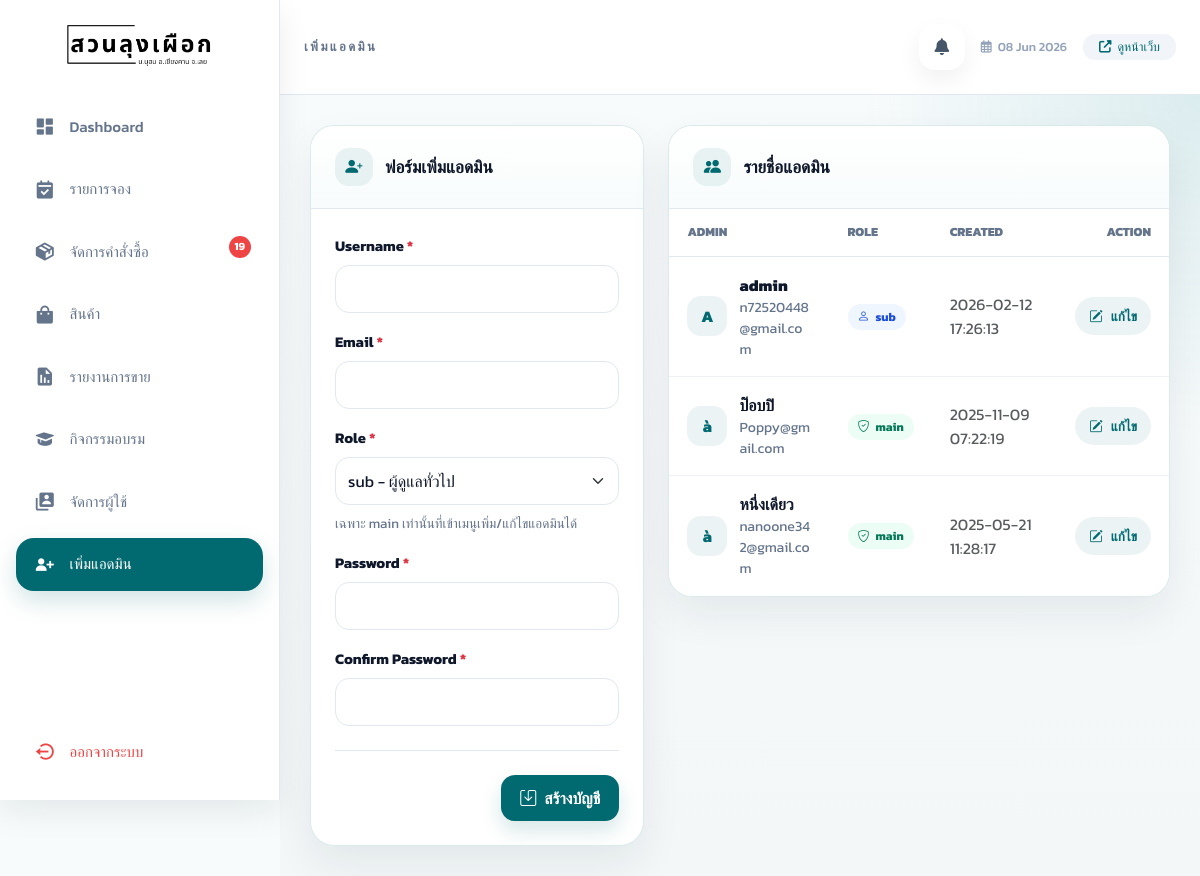
Page /admin/add_admin.php (signed in) on the committed database.
### tables this page shows
CREATE TABLE `system_administrator` (
  `id` int(11) NOT NULL,
  `username` varchar(50) NOT NULL,
  `email` varchar(100) NOT NULL,
  `password` varchar(255) NOT NULL,
  `role` enum('main','sub') NOT NULL DEFAULT 'sub',
  `created_at` timestamp NOT NULL DEFAULT current_timestamp()
);

### admin/add_admin.php (the view, shortened to what this page needs)
<?php
require_once 'sidebar.php';
$isEditMode = false;
$editAdmin = [
    'id' => 0,
    'username' => '',
    'email' => '',
    'role' => 'sub',
];
$admins = [];
$adminResult = $conn->query("SELECT id, username, email, role, created_at FROM system_administrator ORDER BY id DESC");
if ($adminResult instanceof mysqli_result) {
    while ($row = $adminResult->fetch_assoc()) {
        $admins[] = $row;
    }
}
$adminPageExtraHead = <<<HTML
<link href="https://cdn.jsdelivr.net/npm/bootstrap@5.3.3/dist/css/bootstrap.min.css" rel="stylesheet">
<link rel="stylesheet" href="https://cdn.jsdelivr.net/npm/bootstrap-icons@1.11.3/font/bootstrap-icons.min.css">
HTML;
?>
<div class="admin-manager-page">
    <div class="admin-shell">
        <section class="admin-panel">
            <div class="admin-panel-header">
                <h2 class="admin-panel-title">
                    <i class="bi <?= $isEditMode ? 'bi-pencil-square' : 'bi-person-plus-fill' ?>"></i>
                    <?= $isEditMode ? 'ฟอร์มแก้ไขแอดมิน' : 'ฟอร์มเพิ่มแอดมิน' ?>
                </h2>
            </div>
            <div class="admin-panel-body">
                <form action="save_admin.php" method="POST" id="addAdminForm" class="needs-validation" novalidate>
                    <div class="mb-3">
                        <label for="username" class="form-label">Username <span class="text-danger">*</span></label>
                        <input type="text" class="form-control" id="username" name="username" value="<?= htmlspecialchars((string) $editAdmin['username'], ENT_QUOTES, 'UTF-8') ?>" required>
                    </div>
                    <div class="mb-3">
                        <label for="email" class="form-label">Email <span class="text-danger">*</span></label>
                        <input type="email" class="form-control" id="email" name="email" value="<?= htmlspecialchars((string) $editAdmin['email'], ENT_QUOTES, 'UTF-8') ?>" required>
                    </div>
                    <div class="mb-3">
                        <label for="role" class="form-label">Role <span class="text-danger">*</span></label>
                        <select class="form-select" id="role" name="role" required>
                            <option value="sub" <?= ($editAdmin['role'] ?? 'sub') === 'sub' ? 'selected' : '' ?>>sub - ผู้ดูแลทั่วไป</option>
                        </select>
                        <div class="admin-field-hint mt-2">เฉพาะ main เท่านั้นที่เข้าเมนูเพิ่ม/แก้ไขแอดมินได้</div>
                    </div>
                    <div class="mb-3">
                        <label for="password" class="form-label">
                            Password <?= $isEditMode ? '<span class="text-muted">(เว้นว่างถ้าไม่เปลี่ยน)</span>' : '<span class="text-danger">*</span>' ?>
                        </label>
                        <input type="password" class="form-control" id="password" name="password" <?= $isEditMode ? '' : 'required' ?>>
                    </div>
                    <div class="mb-4">
                        <label for="confirm_password" class="form-label">
                            Confirm Password <?= $isEditMode ? '<span class="text-muted">(กรอกเมื่อเปลี่ยนรหัสผ่าน)</span>' : '<span class="text-danger">*</span>' ?>
                        </label>
                        <input type="password" class="form-control" id="confirm_password" name="confirm_password" <?= $isEditMode ? '' : 'required' ?>>
                    </div>
                    <div class="admin-actions">
                        <button type="submit" class="admin-btn admin-btn-primary">
                            <i class="bi bi-save"></i><?= $isEditMode ? 'บันทึกการแก้ไข' : 'สร้างบัญชี' ?>
                        </button>
                    </div>
                </form>
            </div>
        </section>
        <section class="admin-panel">
            <div class="admin-panel-header">
                <h2 class="admin-panel-title">
                    <i class="bi bi-people-fill"></i>รายชื่อแอดมิน
                </h2>
            </div>
            <div class="admin-panel-body p-0">
                <div class="table-responsive">
                    <table class="table admin-table align-middle">
                        <thead>
                            <tr>
                                <th>Admin</th>
                                <th>Role</th>
                                <th>Created</th>
                                <th class="text-end">Action</th>
                            </tr>
                        </thead>
                        <tbody>
                            <?php foreach ($admins as $admin): ?>
                                <tr>
                                    <td>
                                        <div class="admin-user">
                                            <span class="admin-avatar"><?= strtoupper(substr((string) $admin['username'], 0, 1)) ?></span>
                                            <div>
                                                <div class="admin-user-name"><?= htmlspecialchars((string) $admin['username'], ENT_QUOTES, 'UTF-8') ?></div>
                                                <div class="admin-user-email"><?= htmlspecialchars((string) $admin['email'], ENT_QUOTES, 'UTF-8') ?></div>
                                            </div>
                                        </div>
                                    </td>
                                    <td data-label="Role">
                                        <span class="role-badge role-<?= htmlspecialchars((string) $admin['role'], ENT_QUOTES, 'UTF-8') ?>">
                                            <i class="bi <?= $admin['role'] === 'main' ? 'bi-shield-check' : 'bi-person' ?>"></i>
                                            <?= htmlspecialchars((string) $admin['role'], ENT_QUOTES, 'UTF-8') ?>
                                        </span>
                                    </td>
                                    <td class="text-muted" data-label="Created"><?= htmlspecialchars((string) $admin['created_at'], ENT_QUOTES, 'UTF-8') ?></td>
                                    <td class="text-end" data-label="Action">
                                        <a href="add_admin.php?edit_id=<?= (int) $admin['id'] ?>" class="admin-action-btn">
                                            <i class="bi bi-pencil-square"></i>แก้ไข
                                        </a>
                                    </td>
                                </tr>
                            <?php endforeach; ?>
                        </tbody>
                    </table>
                </div>
            </div>
        </section>
    </div>
</div>

### admin/add_admin.php (style rules this page uses)
.admin-manager-page { --admin-primary: var(--green); --admin-primary-dark: var(--green-dark); --admin-primary-soft: rgba(1, 106, 112, 0.08); --admin-border: #e2e8f0; --admin-text: #0f172a; --admin-muted: #64748b; display: grid; gap: 24px; }
.admin-shell { display: grid; grid-template-columns: minmax(330px, 0.9fr) minmax(0, 1.35fr); gap: 24px; align-items: start; }
.admin-panel { border: 1px solid rgba(1, 106, 112, 0.14); border-radius: 24px; background: rgba(255, 255, 255, 0.94); box-shadow: 0 18px 42px rgba(15, 23, 42, 0.07); overflow: hidden; }
.admin-panel-header { display: flex; align-items: center; justify-content: space-between; gap: 16px; padding: 22px 24px; border-bottom: 1px solid var(--admin-border); background: linear-gradient(180deg, #ffffff 0%, #f8fcfc 100%); }
.admin-panel-title { display: flex; align-items: center; gap: 12px; margin: 0; color: var(--admin-text); font-size: 1.08rem; font-weight: 800; }
.admin-panel-title i { display: inline-flex; width: 38px; height: 38px; align-items: center; justify-content: center; border-radius: 14px; background: var(--admin-primary-soft); color: var(--admin-primary); }
.admin-panel-body { padding: 24px; }
.admin-manager-page .form-label { color: var(--admin-text); font-size: 0.92rem; font-weight: 700; }
.admin-manager-page .form-control, .admin-manager-page .form-select { min-height: 48px; border: 1px solid var(--admin-border); border-radius: 14px; color: var(--admin-text); background-color: #fff; }
.admin-field-hint { color: var(--admin-muted); font-size: 0.84rem; line-height: 1.55; }
.admin-actions { display: flex; justify-content: flex-end; gap: 12px; flex-wrap: wrap; margin-top: 24px; padding-top: 24px; border-top: 1px solid var(--admin-border); }
.admin-btn, .admin-action-btn { display: inline-flex; align-items: center; justify-content: center; gap: 8px; border: 1px solid transparent; text-decoration: none; font-weight: 800; transition: 0.2s ease; white-space: nowrap; }
.admin-btn { min-height: 44px; padding: 10px 18px; border-radius: 14px; }
.admin-btn-primary { color: #fff; background: var(--admin-primary); box-shadow: 0 10px 20px rgba(1, 106, 112, 0.16); }
.admin-table { margin: 0; }
.admin-table thead th { padding: 14px 18px; border-bottom: 1px solid var(--admin-border); color: var(--admin-muted); font-size: 0.78rem; font-weight: 800; text-transform: uppercase; }
.admin-table tbody td { padding: 16px 18px; border-bottom: 1px solid #eef2f7; color: var(--admin-text); vertical-align: middle; }
.admin-table tbody tr:last-child td { border-bottom: 0; }
.admin-user { display: flex; align-items: center; gap: 12px; min-width: 0; }
.admin-avatar { display: inline-flex; width: 40px; height: 40px; flex: 0 0 40px; align-items: center; justify-content: center; border-radius: 14px; background: var(--admin-primary-soft); color: var(--admin-primary); font-weight: 800; }
.admin-user-name { color: var(--admin-text); font-weight: 800; overflow-wrap: anywhere; }
.admin-user-email { color: var(--admin-muted); font-size: 0.88rem; overflow-wrap: anywhere; }
.admin-action-btn { min-height: 36px; padding: 8px 13px; border-radius: 999px; background: rgba(1, 106, 112, 0.08); color: var(--admin-primary); font-size: 0.84rem; }
.role-badge { display: inline-flex; align-items: center; gap: 6px; border-radius: 999px; padding: 4px 10px; font-size: 12px; font-weight: 700; }
.role-main { background: #ecfdf5; color: #047857; }
.role-sub { background: #eff6ff; color: #1d4ed8; }

### admin/sidebar.php (style rules this page uses)
:root { --green: #016A70; --green-dark: #01545a; --green-light: #0d8a92; --green-soft: rgba(1, 106, 112, 0.08); --white: #ffffff; --bg: #f4f8f9; --bg-soft: #f8fafc; --text: #0f172a; --text-soft: #64748b; --border: #e2e8f0; --danger: #ef4444; --shadow-sm: 0 4px 12px rgba(15, 23, 42, 0.04); --shadow-md: 0 12px 30px rgba(15, 23, 42, 0.08); --shadow-lg: 0 20px 45px rgba(15, 23, 42, 0.10); --radius-lg: 28px; --radius-md: 20px; --radius-sm: 14px; --sidebar-width: 280px; }
* { margin: 0; padding: 0; box-sizing: border-box; }
html { scroll-behavior: smooth; }
body { font-family: 'Kanit', sans-serif; background: linear-gradient(180deg, #ffffff 0%, #f7fbfb 100%); color: var(--text); overflow-x: hidden; }

### rows in the picture
system_administrator: username "A", username "admin", email "n72520448@gmail.com", role "sub", created_at "2026-02-12 17:26:13"
system_administrator: username "à", username "ป๊อบปิ", email "Poppy@gmail.com", role "main", created_at "2025-11-09 07:22:19"
system_administrator: username "à", username "หนึ่งเดียว", email "nanoone342@gmail.com", role "main", created_at "2025-05-21 11:28:17"

### other values in the picture
$total_pending "19"
$title "เพิ่มแอดมิน"
